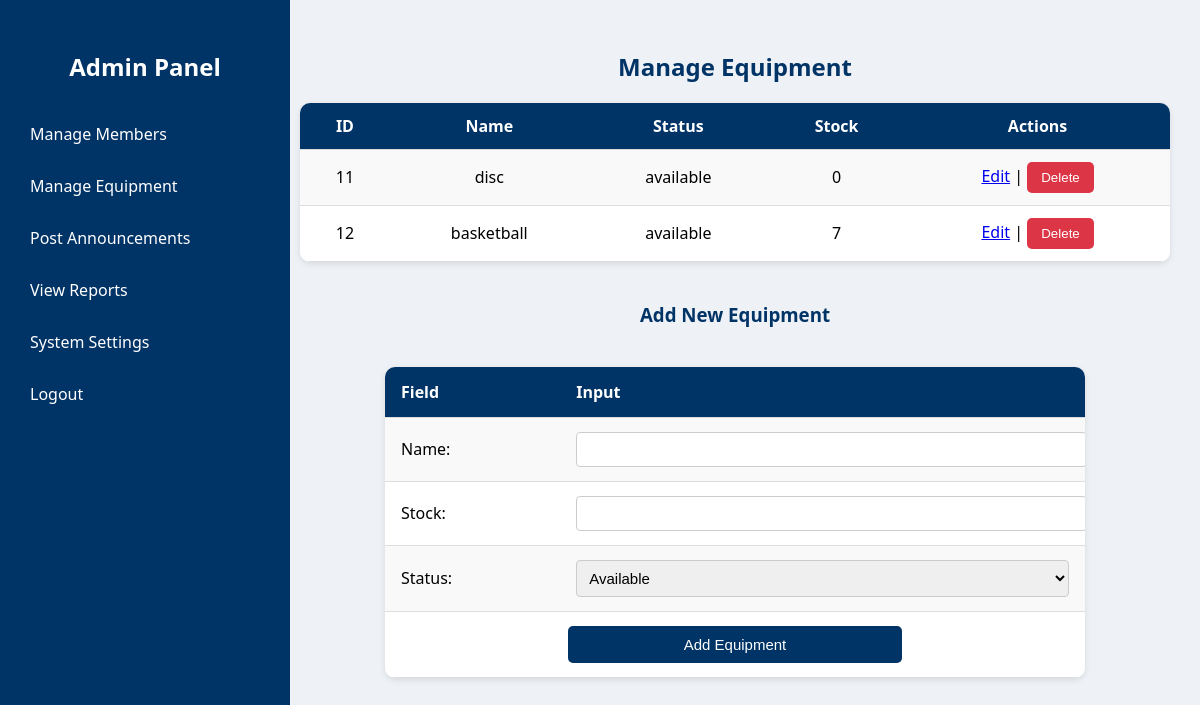
The app's page /manage_equipment.php (signed in), older data.
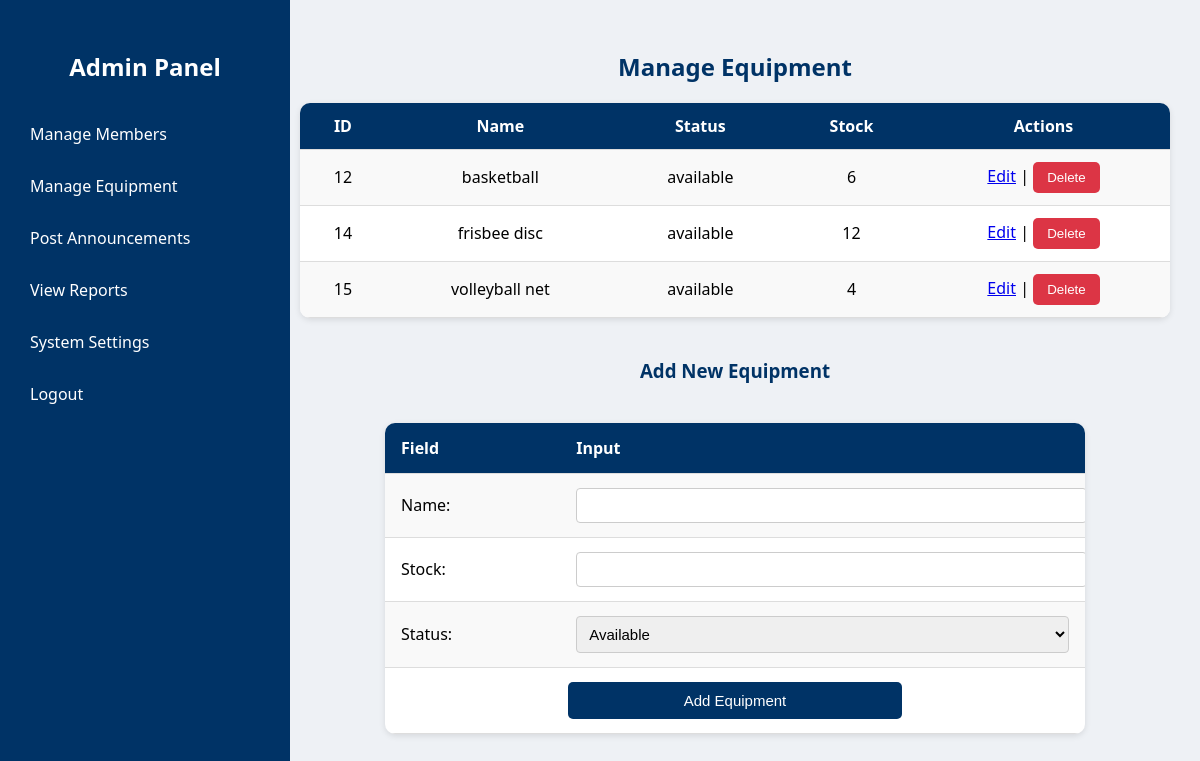
The same page, newer data.
### tables this page shows
CREATE TABLE `equipment` (
  `equipment_id` int(11) NOT NULL,
  `name` varchar(100) NOT NULL,
  `quantity` int(11) NOT NULL,
  `status` enum('available','borrowed','maintenance') DEFAULT 'available',
  `stock` int(11) NOT NULL DEFAULT 0
);

### manage_equipment.php (the view, shortened to what this page needs)
<?php
include 'db_connect.php';
$equipment_query = "SELECT equipment_id, name, status, stock FROM equipment";
$equipment_result = $conn->query($equipment_query);
?>
<!DOCTYPE html>
<html lang="en">
<head>
</head>
<body>
<div class="sidebar" id="sidebar">
    <h2><a href="admin_panel.php" style="color:white; text-decoration:none;">Admin Panel</a></h2>
    <a href="manage_members.php">Manage Members</a>
    <a href="manage_equipment.php">Manage Equipment</a>
    <a href="post_announcements.php">Post Announcements</a>
    <a href="view_reports.php">View Reports</a>
    <a href="settings.php">System Settings</a>
    <a href="logout.php">Logout</a>
</div>
<div class="container">
    <h2>Manage Equipment</h2>
    <table>
        <tr>
            <th>ID</th>
            <th>Name</th>
            <th>Status</th>
            <th>Stock</th>
            <th>Actions</th>
        </tr>
        <?php while ($row = $equipment_result->fetch_assoc()) { ?>
            <tr>
                <td><?php echo $row['equipment_id']; ?></td>
                <td><?php echo $row['name']; ?></td>
                <td><?php echo $row['status']; ?></td>
                <td><?php echo $row['stock']; ?></td>
                <td>
                    <a href="edit_equipment.php?id=<?php echo $row['equipment_id']; ?>">Edit</a> |
                    <a href="manage_equipment.php?delete_id=<?php echo $row['equipment_id']; ?>" onclick="return confirm('Are you sure?')">
                        <button class="delete-btn">Delete</button>
                    </a>
                </td>
            </tr>
        <?php } ?>
    </table>
    <h3 style="text-align:center; margin-top:40px; color:#003366;">Add New Equipment</h3>
    <div class="form-wrapper">
        <form method="POST" action="add_equipment.php">
            <table>
                <tr>
                    <th>Field</th>
                    <th>Input</th>
                </tr>
                <tr>
                    <td>Name:</td>
                    <td><input type="text" name="name" required></td>
                </tr>
                <tr>
                    <td>Stock:</td>
                    <td><input type="number" name="stock" required></td>
                </tr>
                <tr>
                    <td>Status:</td>
                    <td>
                        <select name="status">
                            <option value="Available">Available</option>
                        </select>
                    </td>
                </tr>
                <tr>
                    <td colspan="2" style="text-align:center;">
                        <button type="submit" class="submit-btn">Add Equipment</button>
                    </td>
                </tr>
            </table>
        </form>
    </div>
</div>
</body>
</html>

### manage_equipment.php (style rules this page uses)
body { margin: 0; font-family: 'Segoe UI', sans-serif; background: #eef1f5; display: flex; }
.sidebar { width: 250px; background: #003366; color: white; padding: 20px; height: 100vh; position: fixed; top: 0; left: 0; }
.sidebar a { display: block; color: white; text-decoration: none; padding: 10px; border-radius: 5px; margin-bottom: 10px; }
.container { margin-left: 270px; padding: 30px; width: 100%; }
h2 { text-align: center; color: #003366; margin-bottom: 20px; }
table { width: 100%; border-collapse: collapse; background: white; border-radius: 10px; overflow: hidden; box-shadow: 0 2px 6px rgba(0,0,0,0.1); }
th, td { padding: 12px 15px; border-bottom: 1px solid #ddd; text-align: center; }
th { background: #003366; color: white; font-weight: 600; }
tr:nth-child(even) { background: #f9f9f9; }
.delete-btn { background: #dc3545; color: white; border: none; padding: 8px 14px; border-radius: 5px; cursor: pointer; transition: background 0.3s; }
.form-wrapper { max-width: 700px; margin: 40px auto; }
.form-wrapper table { width: 100%; border-collapse: collapse; background: white; border-radius: 10px; overflow: hidden; box-shadow: 0 2px 6px rgba(0,0,0,0.1); }
.form-wrapper th, .form-wrapper td { padding: 14px 16px; border-bottom: 1px solid #ddd; text-align: left; }
.form-wrapper th { background: #003366; color: white; }
.form-wrapper input, .form-wrapper select { width: 100%; padding: 8px; font-size: 15px; border: 1px solid #ccc; border-radius: 4px; }
.submit-btn { background-color: #003366; color: white; padding: 10px 16px; border: none; border-radius: 5px; cursor: pointer; font-size: 15px; width: 50%; transition: background 0.3s; }

Row changes from the older to the newer data that the page shows:
removed equipment: equipment_id "11", name "disc", status "available", stock "0"
changed equipment "basketball": stock "7" → "6"
added equipment: equipment_id "14", name "frisbee disc", status "available", stock "12"
added equipment: equipment_id "15", name "volleyball net", status "available", stock "4"
